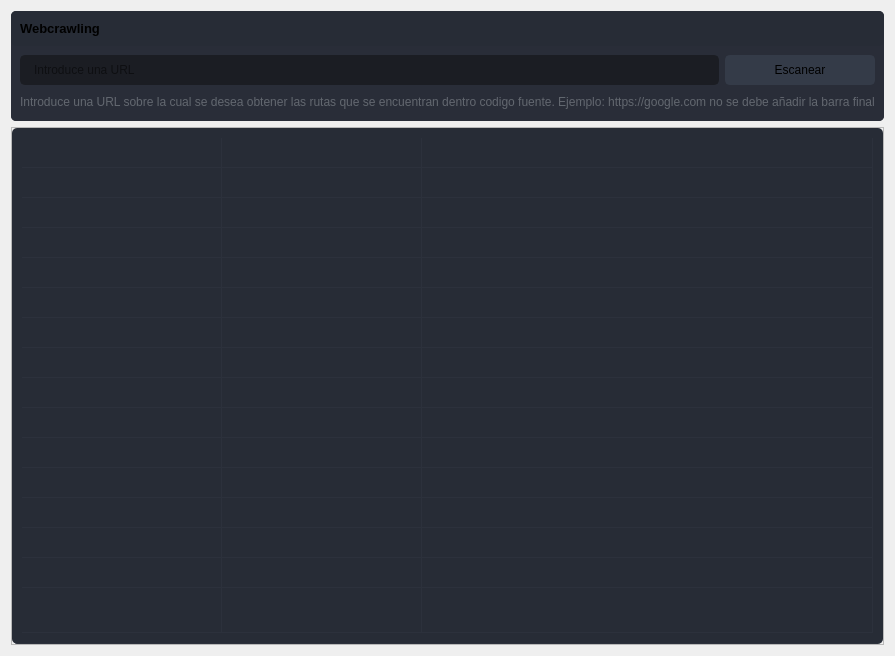
                  <widget class="QWidget" name="page_8">
                   <layout class="QVBoxLayout" name="verticalLayout_24">
                    <item>
                     <widget class="QFrame" name="frame_20">
                      <property name="sizePolicy">
                       <sizepolicy hsizetype="Preferred" vsizetype="Preferred">
                        <horstretch>0</horstretch>
                        <verstretch>0</verstretch>
                       </sizepolicy>
                      </property>
                      <property name="styleSheet">
                       <string notr="true">border-radius: 5px;</string>
                      </property>
                      <property name="frameShape">
                       <enum>QFrame::StyledPanel</enum>
                      </property>
                      <property name="frameShadow">
                       <enum>QFrame::Raised</enum>
                      </property>
                      <layout class="QVBoxLayout" name="verticalLayout_49">
                       <property name="spacing">
                        <number>0</number>
                       </property>
                       <property name="leftMargin">
                        <number>0</number>
                       </property>
                       <property name="topMargin">
                        <number>0</number>
                       </property>
                       <property name="rightMargin">
                        <number>0</number>
                       </property>
                       <property name="bottomMargin">
                        <number>0</number>
                       </property>
                       <item>
                        <widget class="QFrame" name="frame_div_content_9">
                         <property name="minimumSize">
                          <size>
                           <width>0</width>
                           <height>110</height>
                          </size>
                         </property>
                         <property name="maximumSize">
                          <size>
                           <width>16777215</width>
                           <height>110</height>
                          </size>
                         </property>
                         <property name="styleSheet">
                          <string notr="true">background-color: rgb(41, 45, 56);
border-radius: 5px;
</string>
                         </property>
                         <property name="frameShape">
                          <enum>QFrame::NoFrame</enum>
                         </property>
                         <property name="frameShadow">
                          <enum>QFrame::Raised</enum>
                         </property>
                         <layout class="QVBoxLayout" name="verticalLayout_50">
                          <property name="spacing">
                           <number>0</number>
                          </property>
                          <property name="leftMargin">
                           <number>0</number>
                          </property>
                          <property name="topMargin">
                           <number>0</number>
                          </property>
                          <property name="rightMargin">
                           <number>0</number>
                          </property>
                          <property name="bottomMargin">
                           <number>0</number>
                          </property>
                          <item>
                           <widget class="QFrame" name="frame_title_wid_9">
                            <property name="maximumSize">
                             <size>
                              <width>16777215</width>
                              <height>35</height>
                             </size>
                            </property>
                            <property name="styleSheet">
                             <string notr="true">background-color: rgb(39, 44, 54);</string>
                            </property>
                            <property name="frameShape">
                             <enum>QFrame::StyledPanel</enum>
                            </property>
                            <property name="frameShadow">
                             <enum>QFrame::Raised</enum>
                            </property>
                            <layout class="QVBoxLayout" name="verticalLayout_51">
                             <item>
                              <widget class="QLabel" name="labelBoxBlenderInstalation_9">
                               <property name="font">
                                <font>
                                 <family>Segoe UI</family>
                                 <pointsize>10</pointsize>
                                 <weight>75</weight>
                                 <bold>true</bold>
                                </font>
                               </property>
                               <property name="styleSheet">
                                <string notr="true"/>
                               </property>
                               <property name="text">
                                <string>Webcrawling</string>
                               </property>
                              </widget>
                             </item>
                            </layout>
                           </widget>
                          </item>
                          <item>
                           <widget class="QFrame" name="frame_content_wid_9">
                            <property name="frameShape">
                             <enum>QFrame::NoFrame</enum>
                            </property>
                            <property name="frameShadow">
                             <enum>QFrame::Raised</enum>
                            </property>
                            <layout class="QHBoxLayout" name="horizontalLayout_23">
                             <item>
                              <layout class="QGridLayout" name="gridLayout_18">
                               <property name="bottomMargin">
                                <number>0</number>
                               </property>
                               <item row="0" column="0">
                                <widget class="QLineEdit" name="lineEdit_9">
                                 <property name="minimumSize">
                                  <size>
                                   <width>0</width>
                                   <height>30</height>
                                  </size>
                                 </property>
                                 <property name="styleSheet">
                                  <string notr="true">QLineEdit {
	background-color: rgb(27, 29, 35);
	border-radius: 5px;
	border: 2px solid rgb(27, 29, 35);
	padding-left: 10px;
}
QLineEdit:hover {
	border: 2px solid rgb(64, 71, 88);
}
QLineEdit:focus {
	border: 2px solid rgb(91, 101, 124);
}</string>
                                 </property>
                                 <property name="placeholderText">
                                  <string>Introduce una URL</string>
                                 </property>
                                </widget>
                               </item>
                               <item row="0" column="1">
                                <widget class="QPushButton" name="escanear_9">
                                 <property name="sizePolicy">
                                  <sizepolicy hsizetype="Minimum" vsizetype="Preferred">
                                   <horstretch>0</horstretch>
                                   <verstretch>0</verstretch>
                                  </sizepolicy>
                                 </property>
                                 <property name="minimumSize">
                                  <size>
                                   <width>150</width>
                                   <height>30</height>
                                  </size>
                                 </property>
                                 <property name="font">
                                  <font>
                                   <family>Segoe UI</family>
                                   <pointsize>9</pointsize>
                                  </font>
                                 </property>
                                 <property name="styleSheet">
                                  <string notr="true">QPushButton {
	border: 2px solid rgb(52, 59, 72);
	border-radius: 5px;
	background-color: rgb(52, 59, 72);
}
QPushButton:hover {
	background-color: rgb(57, 65, 80);
	border: 2px solid rgb(61, 70, 86);
}
QPushButton:pressed {
	background-color: rgb(35, 40, 49);
	border: 2px solid rgb(43, 50, 61);
}</string>
                                 </property>
                                 <property name="text">
                                  <string>Escanear</string>
                                 </property>
                                 <property name="icon">
                                  <iconset>
                                   <normaloff>icons/16x16/cil-lupita.png</normaloff>icons/16x16/cil-lupita.png</iconset>
                                 </property>
                                </widget>
                               </item>
                               <item row="1" column="0" colspan="2">
                                <widget class="QLabel" name="labelVersion_11">
                                 <property name="styleSheet">
                                  <string notr="true">color: rgb(98, 103, 111);</string>
                                 </property>
                                 <property name="lineWidth">
                                  <number>1</number>
                                 </property>
                                 <property name="text">
                                  <string>Introduce una URL sobre la cual se desea obtener las rutas que se encuentran dentro codigo fuente. Ejemplo: https://google.com no se debe añadir la barra final</string>
                                 </property>
                                 <property name="alignment">
                                  <set>Qt::AlignLeading|Qt::AlignLeft|Qt::AlignVCenter</set>
                                 </property>
                                </widget>
                               </item>
                              </layout>
                             </item>
                            </layout>
                           </widget>
                          </item>
                         </layout>
                        </widget>
                       </item>
                      </layout>
                     </widget>
                    </item>
                    <item>
                     <widget class="QFrame" name="frame_21">
                      <property name="minimumSize">
                       <size>
                        <width>0</width>
                        <height>150</height>
                       </size>
                      </property>
                      <property name="frameShape">
                       <enum>QFrame::StyledPanel</enum>
                      </property>
                      <property name="frameShadow">
                       <enum>QFrame::Raised</enum>
                      </property>
                      <layout class="QHBoxLayout" name="horizontalLayout_30">
                       <property name="spacing">
                        <number>0</number>
                       </property>
                       <property name="leftMargin">
                        <number>0</number>
                       </property>
                       <property name="topMargin">
                        <number>0</number>
                       </property>
                       <property name="rightMargin">
                        <number>0</number>
                       </property>
                       <property name="bottomMargin">
                        <number>0</number>
                       </property>
                       <item>
                        <widget class="QTableWidget" name="tableWidget_8">
                         <property name="sizePolicy">
                          <sizepolicy hsizetype="Expanding" vsizetype="Expanding">
                           <horstretch>0</horstretch>
                           <verstretch>0</verstretch>
                          </sizepolicy>
                         </property>
                         <property name="palette">
                          <palette>
                           <active>
                            <colorrole role="WindowText">
                             <brush brushstyle="SolidPattern">
                              <color alpha="255">
                               <red>210</red>
                               <green>210</green>
                               <blue>210</blue>
                              </color>
                             </brush>
                            </colorrole>
                            <colorrole role="Button">
                             <brush brushstyle="SolidPattern">
                              <color alpha="255">
                               <red>39</red>
                               <green>44</green>
                               <blue>54</blue>
                              </color>
                             </brush>
                            </colorrole>
                            <colorrole role="Text">
                             <brush brushstyle="SolidPattern">
                              <color alpha="255">
                               <red>210</red>
                               <green>210</green>
                               <blue>210</blue>
                              </color>
                             </brush>
                            </colorrole>
                            <colorrole role="ButtonText">
                             <brush brushstyle="SolidPattern">
                              <color alpha="255">
                               <red>210</red>
                               <green>210</green>
                               <blue>210</blue>
                              </color>
                             </brush>
                            </colorrole>
                            <colorrole role="Base">
                             <brush brushstyle="SolidPattern">
                              <color alpha="255">
                               <red>39</red>
                               <green>44</green>
                               <blue>54</blue>
                              </color>
                             </brush>
                            </colorrole>
                            <colorrole role="Window">
                             <brush brushstyle="SolidPattern">
                              <color alpha="255">
                               <red>39</red>
                               <green>44</green>
                               <blue>54</blue>
                              </color>
                             </brush>
                            </colorrole>
                            <colorrole role="PlaceholderText">
                             <brush brushstyle="NoBrush">
                              <color alpha="128">
                               <red>210</red>
                               <green>210</green>
                               <blue>210</blue>
                              </color>
                             </brush>
                            </colorrole>
                           </active>
                           <inactive>
                            <colorrole role="WindowText">
                             <brush brushstyle="SolidPattern">
                              <color alpha="255">
                               <red>210</red>
                               <green>210</green>
                               <blue>210</blue>
                              </color>
                             </brush>
                            </colorrole>
                            <colorrole role="Button">
                             <brush brushstyle="SolidPattern">
                              <color alpha="255">
                               <red>39</red>
                               <green>44</green>
                               <blue>54</blue>
                              </color>
                             </brush>
                            </colorrole>
                            <colorrole role="Text">
                             <brush brushstyle="SolidPattern">
                              <color alpha="255">
                               <red>210</red>
                               <green>210</green>
                               <blue>210</blue>
                              </color>
                             </brush>
                            </colorrole>
                            <colorrole role="ButtonText">
                             <brush brushstyle="SolidPattern">
                              <color alpha="255">
                               <red>210</red>
                               <green>210</green>
                               <blue>210</blue>
                              </color>
                             </brush>
                            </colorrole>
                            <colorrole role="Base">
                             <brush brushstyle="SolidPattern">
                              <color alpha="255">
                               <red>39</red>
                               <green>44</green>
                               <blue>54</blue>
                              </color>
                             </brush>
                            </colorrole>
                            <colorrole role="Window">
                             <brush brushstyle="SolidPattern">
                              <color alpha="255">
                               <red>39</red>
                               <green>44</green>
                               <blue>54</blue>
                              </color>
                             </brush>
                            </colorrole>
                            <colorrole role="PlaceholderText">
                             <brush brushstyle="NoBrush">
                              <color alpha="128">
                               <red>210</red>
                               <green>210</green>
                               <blue>210</blue>
                              </color>
                             </brush>
                            </colorrole>
                           </inactive>
                           <disabled>
                            <colorrole role="WindowText">
                             <brush brushstyle="SolidPattern">
                              <color alpha="255">
                               <red>210</red>
                               <green>210</green>
                               <blue>210</blue>
                              </color>
                             </brush>
                            </colorrole>
                            <colorrole role="Button">
                             <brush brushstyle="SolidPattern">
                              <color alpha="255">
                               <red>39</red>
                               <green>44</green>
                               <blue>54</blue>
                              </color>
                             </brush>
                            </colorrole>
                            <colorrole role="Text">
                             <brush brushstyle="SolidPattern">
                              <color alpha="255">
                               <red>210</red>
                               <green>210</green>
                               <blue>210</blue>
                              </color>
                             </brush>
                            </colorrole>
                            <colorrole role="ButtonText">
                             <brush brushstyle="SolidPattern">
                              <color alpha="255">
                               <red>210</red>
                               <green>210</green>
                               <blue>210</blue>
                              </color>
                             </brush>
                            </colorrole>
                            <colorrole role="Base">
                             <brush brushstyle="SolidPattern">
                              <color alpha="255">
                               <red>39</red>
                               <green>44</green>
                               <blue>54</blue>
                              </color>
                             </brush>
                            </colorrole>
                            <colorrole role="Window">
                             <brush brushstyle="SolidPattern">
                              <color alpha="255">
                               <red>39</red>
                               <green>44</green>
                               <blue>54</blue>
                              </color>
                             </brush>
                            </colorrole>
                            <colorrole role="PlaceholderText">
                             <brush brushstyle="NoBrush">
                              <color alpha="128">
                               <red>210</red>
                               <green>210</green>
                               <blue>210</blue>
                              </color>
                             </brush>
                            </colorrole>
                           </disabled>
                          </palette>
                         </property>
                         <property name="contextMenuPolicy">
                          <enum>Qt::DefaultContextMenu</enum>
                         </property>
                         <property name="styleSheet">
                          <string notr="true">QTableWidget {
	background-color: rgb(39, 44, 54);
	padding: 10px;
	border-radius: 5px;
	gridline-color: rgb(44, 49, 60);
	border-bottom: 1px solid rgb(44, 49, 60);
}
QTableWidget::item{
	border-color: rgb(44, 49, 60);
	padding-left: 5px;
	padding-right: 5px;
	gridline-color: rgb(44, 49, 60);
}
QTableWidget::item:selected{
	background-color: rgb(85, 170, 255);
}
QScrollBar:horizontal {
    border: none;
    background: rgb(52, 59, 72);
    height: 14px;
    margin: 0px 21px 0 21px;
	border-radius: 0px;
}
 QScrollBar:vertical {
	border: none;
    background: rgb(52, 59, 72);
    width: 14px;
    margin: 21px 0 21px 0;
	border-radius: 0px;
 }
QHeaderView::section{
	Background-color: rgb(39, 44, 54);
	max-width: 30px;
	border: 1px solid rgb(44, 49, 60);
	border-style: none;
    border-bottom: 1px solid rgb(44, 49, 60);
    border-right: 1px solid rgb(44, 49, 60);
}
QTableWidget::horizontalHeader {
	background-color: rgb(81, 255, 0);
}
QHeaderView::section:horizontal
{
    border: 1px solid rgb(32, 34, 42);
	background-color: rgb(27, 29, 35);
	padding: 3px;
	border-top-left-radius: 7px;
    border-top-right-radius: 7px;
}
QHeaderView::section:vertical
{
    border: 1px solid rgb(44, 49, 60);
}
</string>
                         </property>
                         <property name="frameShape">
                          <enum>QFrame::NoFrame</enum>
                         </property>
                         <property name="verticalScrollBarPolicy">
                          <enum>Qt::ScrollBarAsNeeded</enum>
                         </property>
                         <property name="horizontalScrollBarPolicy">
                          <enum>Qt::ScrollBarAsNeeded</enum>
                         </property>
                         <property name="sizeAdjustPolicy">
                          <enum>QAbstractScrollArea::AdjustToContents</enum>
                         </property>
                         <property name="editTriggers">
                          <set>QAbstractItemView::NoEditTriggers</set>
                         </property>
                         <property name="alternatingRowColors">
                          <bool>false</bool>
                         </property>
                         <property name="selectionMode">
                          <enum>QAbstractItemView::SingleSelection</enum>
                         </property>
                         <property name="selectionBehavior">
                          <enum>QAbstractItemView::SelectRows</enum>
                         </property>
                         <property name="showGrid">
                          <bool>true</bool>
                         </property>
                         <property name="gridStyle">
                          <enum>Qt::SolidLine</enum>
                         </property>
                         <property name="sortingEnabled">
                          <bool>false</bool>
                         </property>
                         <property name="columnCount">
                          <number>3</number>
                         </property>
                         <attribute name="horizontalHeaderVisible">
                          <bool>false</bool>
                         </attribute>
                         <attribute name="horizontalHeaderCascadingSectionResizes">
                          <bool>true</bool>
                         </attribute>
                         <attribute name="horizontalHeaderDefaultSectionSize">
                          <number>200</number>
                         </attribute>
                         <attribute name="horizontalHeaderStretchLastSection">
                          <bool>true</bool>
                         </attribute>
                         <attribute name="verticalHeaderVisible">
                          <bool>false</bool>
                         </attribute>
                         <attribute name="verticalHeaderCascadingSectionResizes">
                          <bool>false</bool>
                         </attribute>
                         <attribute name="verticalHeaderHighlightSections">
                          <bool>false</bool>
                         </attribute>
                         <attribute name="verticalHeaderStretchLastSection">
                          <bool>true</bool>
                         </attribute>
                         <row>
                          <property name="text">
                           <string>New Row</string>
                          </property>
                          <property name="font">
                           <font>
                            <family>Segoe UI</family>
                           </font>
                          </property>
                         </row>
                         <row>
                          <property name="text">
                           <string>New Row</string>
                          </property>
                         </row>
                         <row>
                          <property name="text">
                           <string>New Row</string>
                          </property>
                         </row>
                         <row>
                          <property name="text">
                           <string>New Row</string>
                          </property>
                         </row>
                         <row>
                          <property name="text">
                           <string>New Row</string>
                          </property>
                         </row>
                         <row>
                          <property name="text">
                           <string>New Row</string>
                          </property>
                         </row>
                         <row>
                          <property name="text">
                           <string>New Row</string>
                          </property>
                         </row>
                         <row>
                          <property name="text">
                           <string>New Row</string>
                          </property>
                         </row>
                         <row>
                          <property name="text">
                           <string>New Row</string>
                          </property>
                         </row>
                         <row/>
                         <row/>
                         <row/>
                         <row/>
                         <row/>
                         <row/>
                         <row/>
                         <column>
                          <property name="text">
                           <string>0</string>
                          </property>
                         </column>
                         <column>
                          <property name="text">
                           <string>1</string>
                          </property>
                         </column>
                         <column>
                          <property name="text">
                           <string>2</string>
                          </property>
                         </column>
                         <item row="0" column="0">
                          <property name="text">
                           <string/>
                          </property>
                         </item>
                         <item row="0" column="1">
                          <property name="text">
                           <string/>
                          </property>
                         </item>
                         <item row="0" column="2">
                          <property name="text">
                           <string/>
                          </property>
                         </item>
                        </widget>
                       </item>
                      </layout>
                     </widget>
                    </item>
                   </layout>
                  </widget>
